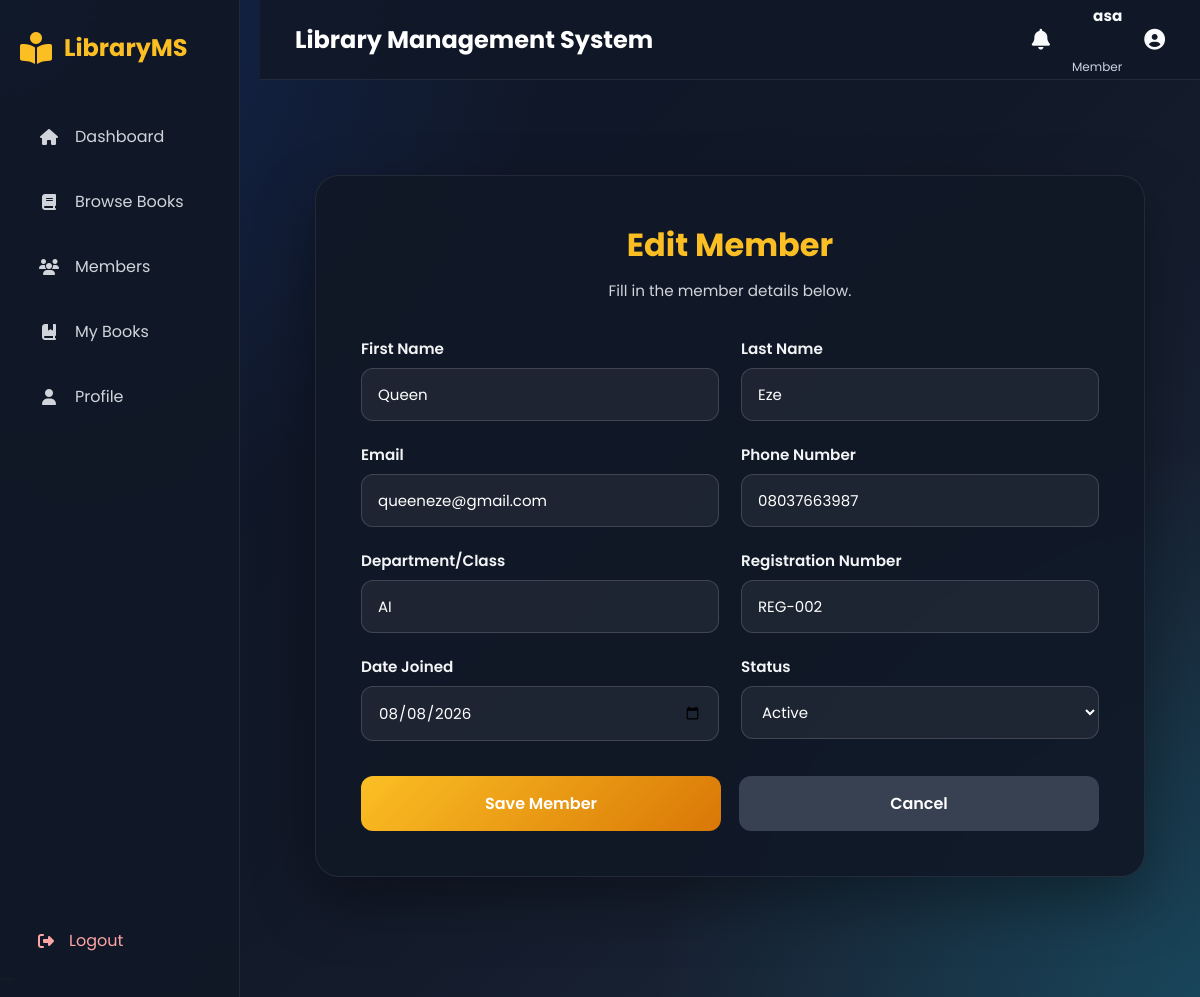
Page /members/edit/2/ (signed in) on the committed database.
### accounts/models.py (models this page shows)
class User(AbstractUser):
    ROLE_CHOICES = (
        ("MEMBER", "Member"),
        ("LIBRARIAN", "Librarian"),
        ("ADMIN", "Administrator"),
    )
    role = models.CharField(max_length=20, choices=ROLE_CHOICES, default="MEMBER")
    phone = models.CharField(max_length=20, blank=True)
    address = models.TextField(blank=True)
    profile_picture = models.ImageField(upload_to="profiles/", blank=True, null=True)

### members/models.py (models this page shows, shortened)
class Member(models.Model):
    STATUS_CHOICES = [
        ("Active", "Active"),
        ("Inactive", "Inactive"),
    ]
    first_name = models.CharField(max_length=100, default="")
    last_name = models.CharField(max_length=100, default="")
    email = models.EmailField(unique=True)
    phone_number = models.CharField(max_length=20)
    department = models.CharField(max_length=100)
    registration_number = models.CharField(max_length=50, unique=True)
    date_joined = models.DateField(default=date.today)
    status = models.CharField(max_length=20, choices=STATUS_CHOICES, default="Active")

### members/views.py (the view)
# urls.py: path("edit/<int:pk>/", views.edit_member, name="edit_member"),
def edit_member(request, pk):
    member = get_object_or_404(Member, pk=pk)
    if request.method == "POST":
        form = MemberForm(request.POST, instance=member)
        if form.is_valid():
            form.save()
            return redirect("member_list")
    else:
        form = MemberForm(instance=member)
    return render(request, "members/member_form.html", {"form": form})

### members/forms.py
class MemberForm(forms.ModelForm):
    class Meta:
        model = Member
        fields = [
            "first_name",
            "last_name",
            "email",
            "phone_number",
            "department",
            "registration_number",
            "date_joined",
            "status",
        ]
        widgets = {
            "first_name": forms.TextInput(attrs={"placeholder": "First name"}),
            "last_name": forms.TextInput(attrs={"placeholder": "Last name"}),
            "email": forms.EmailInput(attrs={"placeholder": "member@example.com"}),
            "phone_number": forms.TextInput(attrs={"placeholder": "Phone number"}),
            "department": forms.TextInput(attrs={"placeholder": "Department or class"}),
            "registration_number": forms.TextInput(attrs={"placeholder": "e.g. REG-001"}),
            "date_joined": forms.DateInput(attrs={"type": "date"}),
        }

### templates/members/member_form.html (shortened to what this page needs)
{% extends "base.html" %}
{% load static %}
{% block extra_css %}
<link rel="stylesheet" href="{% static 'css/member/member_form.css' %}">
{% endblock %}
{% block content %}
<div class="book-form-container">
    <div class="book-card">
        <h1>
            {% if form.instance.pk %}
                Edit Member
            {% else %}
                Add New Member
            {% endif %}
        </h1>
        <p>Fill in the member details below.</p>
        <form method="POST">
            <div class="form-grid">
                <div class="form-group">
                    <label for="id_first_name">First Name</label>
                    {{ form.first_name }}
                </div>
                <div class="form-group">
                    <label for="id_last_name">Last Name</label>
                    {{ form.last_name }}
                </div>
                <div class="form-group">
                    <label for="id_email">Email</label>
                    {{ form.email }}
                </div>
                <div class="form-group">
                    <label for="id_phone_number">Phone Number</label>
                    {{ form.phone_number }}
                </div>
                <div class="form-group">
                    <label for="id_department">Department/Class</label>
                    {{ form.department }}
                </div>
                <div class="form-group">
                    <label for="id_registration_number">Registration Number</label>
                    {{ form.registration_number }}
                </div>
                <div class="form-group">
                    <label for="id_date_joined">Date Joined</label>
                    {{ form.date_joined }}
                </div>
                <div class="form-group">
                    <label for="id_status">Status</label>
                    {{ form.status }}
                </div>
            </div>
            <div class="form-buttons">
                <button type="submit" class="save-btn">Save Member</button>
                <a href="{% url 'member_list' %}" class="cancel-btn">Cancel</a>
            </div>
        </form>
    </div>
</div>
{% endblock %}

### templates/base.html (shortened to what this page needs)
{% load static %}
<!DOCTYPE html>
<head>
    {% block css %}
    <link rel="stylesheet"
          href="https://cdnjs.cloudflare.com/ajax/libs/font-awesome/6.7.2/css/all.min.css">
    <link rel="stylesheet" href="{% static 'css/base.css' %}">
    {% endblock %}
    {% block extra_css %}
    {% endblock %}
</head>
<body>
<div class="layout">
    <aside class="sidebar">
        <div class="logo">
            <i class="fa-solid fa-book-open-reader"></i>
            <span>LibraryMS</span>
        </div>
        <nav>
            {% if request.user.is_authenticated %}
                {% if request.user.role == "ADMIN" %}
                    <a href="{% url 'admin_dashboard' %}">
                        <i class="fa-solid fa-house"></i>
                        <span>Dashboard</span>
                    </a>
                    <a href="{% url 'book_list' %}">
                        <i class="fa-solid fa-book"></i>
                        <span>Books</span>
                    </a>
                    <a href="{% url 'member_list' %}">
                        <i class="fa-solid fa-users"></i>
                        <span>Members</span>
                    </a>
                    <a href="#">
                        <i class="fa-solid fa-arrow-right-arrow-left"></i>
                        <span>Borrowing</span>
                    </a>
                    <a href="#">
                        <i class="fa-solid fa-chart-column"></i>
                        <span>Reports</span>
                    </a>
                    <a href="{% url 'admin:index' %}">
                        <i class="fa-solid fa-user-shield"></i>
                        <span>Admin Panel</span>
                    </a>
                <!-- ==========================
                    LIBRARIAN MENU
                =========================== -->
                {% else %}
                    <a href="{% url 'member_dashboard' %}">
                        <i class="fa-solid fa-house"></i>
                        <span>Dashboard</span>
                    </a>
                    <a href="{% url 'book_list' %}">
                        <i class="fa-solid fa-book"></i>
                        <span>Browse Books</span>
                    </a>
                    <a href="{% url 'member_list' %}">
                        <i class="fa-solid fa-users"></i>
                        <span>Members</span>
                    </a>
                    <a href="#">
                        <i class="fa-solid fa-book-bookmark"></i>
                        <span>My Books</span>
                    </a>
                    <a href="{% url 'profile' %}">
                        <i class="fa-solid fa-user"></i>
                        <span>Profile</span>
                    </a>
                {% endif %}
            {% endif %}
        </nav>
        <div class="sidebar-footer">
            <a href="{% url 'logout' %}" class="logout-btn">
                <i class="fa-solid fa-right-from-bracket"></i>
                <span>Logout</span>
            </a>
        </div>
    </aside>
    <main class="main-content">
        <header class="topbar">
            <h2>Library Management System</h2>
            <div class="user">
                <i class="fa-solid fa-bell"></i>
                <div class="user-info">
                    <strong>{{ request.user.username }}</strong><br>
                    <small>{{ request.user.get_role_display }}</small>
                </div>
                <i class="fa-solid fa-circle-user"></i>
            </div>
        </header>
        <section class="page-content">
            {% block content %}
            {% endblock %}
        </section>
    </main>
</div>
</body>
</html>

### static/css/base.css (style rules this page uses)
* { margin:0; padding:0; box-sizing:border-box; }
body { font-family:'Poppins',sans-serif; background: radial-gradient(circle at top left,#2563eb33,transparent 35%), radial-gradient(circle at bottom right,#06b6d433,transparent 35%), linear-gradient(135deg,#0f172a,#111827,#1e293b); color:var(--text); min-height:100vh; overflow-x:hidden; }
a { text-decoration:none; color:inherit; }
button,input,textarea,select { font-family:inherit; }
.layout { display:flex; min-height:100vh; }
.sidebar { width: 15rem; background:rgba(17,24,39,.92); backdrop-filter:blur(18px); border-right:1px solid var(--border); position:fixed; left:0; top:0; bottom:0; padding:30px 20px; display:flex; flex-direction:column; z-index:999; }
.sidebar-footer { margin-top:auto; padding-top:25px; }
.logout-btn { display:flex; align-items:center; gap:15px; padding:14px 18px; border-radius:14px; transition:.3s; color:#fca5a5; }
.logo { display:flex; align-items:center; gap:12px; font-size:1.5rem; font-weight:700; color:var(--gold); margin-bottom:45px; }
.logo i { font-size:2rem; }
.sidebar nav { display:flex; flex-direction:column; gap:12px; }
.sidebar nav a { display:flex; align-items:center; gap:15px; padding:14px 18px; border-radius:14px; color:#d1d5db; transition:.3s; }
.sidebar nav a i { width:22px; text-align:center; }
.main-content { flex:1; margin-left:260px; display:flex; flex-direction:column; }
.topbar { height:80px; background:rgba(17,24,39,.85); backdrop-filter:blur(15px); border-bottom:1px solid var(--border); display:flex; justify-content:space-between; align-items:center; padding:0 35px; position:sticky; top:0; z-index:100; }
.topbar h2 { font-size:1.5rem; color:white; }
.user { display:flex; align-items:center; gap:22px; font-size:1.3rem; }
.user i { cursor:pointer; transition:.3s; }
.user-info { display:flex; flex-direction:column; align-items:flex-end; }
.user-info strong { color:var(--text); font-size:.95rem; }
.user-info small { color:var(--muted); font-size:.75rem; }
.page-content { padding:35px; animation:fadeUp .5s ease; }
input, select, textarea { width:100%; padding:14px 16px; border:1px solid rgba(255,255,255,.08); border-radius:12px; background:#1e293b; color:var(--text); transition:.3s; }

### static/css/member/member_form.css (style rules this page uses)
.book-form-container { min-height:100vh; display:flex; justify-content:center; align-items:center; padding:60px 20px; }
.book-card { width:100%; max-width:900px; background:rgba(17,24,39,.92); backdrop-filter:blur(18px); border:1px solid rgba(255,255,255,.08); border-radius:24px; padding:45px; box-shadow:0 25px 60px rgba(0,0,0,.35); animation:fadeUp .6s ease; }
.book-card h1 { font-size:2rem; color:#fbbf24; text-align:center; margin-bottom:10px; }
.book-card p { color:#d1d5db; text-align:center; margin-bottom:35px; font-size:.95rem; }
.form-grid { display:grid; grid-template-columns:repeat(2,1fr); gap:22px; }
.form-group { display:flex; flex-direction:column; }
.form-group label { color:#f3f4f6; margin-bottom:8px; font-weight:600; font-size:.95rem; }
.form-group input, .form-group select, .form-group textarea { width:100%; padding:14px 16px; border-radius:12px; border:1px solid rgba(255,255,255,.15); background:rgba(255,255,255,.06); color:#fff; font-size:15px; transition:.3s; }
.form-group input::placeholder, .form-group textarea::placeholder { color:#9ca3af; }
.form-buttons { display:flex; gap:18px; margin-top:35px; }
.save-btn { flex:1; padding:15px; border:none; border-radius:12px; background:linear-gradient(135deg,#fbbf24,#d97706); color:#fff; font-size:16px; font-weight:600; cursor:pointer; transition:.3s; }
.cancel-btn { flex:1; padding:15px; border-radius:12px; background:#374151; color:white; text-decoration:none; text-align:center; font-weight:600; transition:.3s; }

### rows in the picture
User: user.username "asa", user.role "Member"
Member: first_name "Queen", last_name "Eze", email "queeneze@gmail.com", phone_number "08037663987", department "AI", registration_number "REG-002", date_joined "08/08/2026", status "Active"
